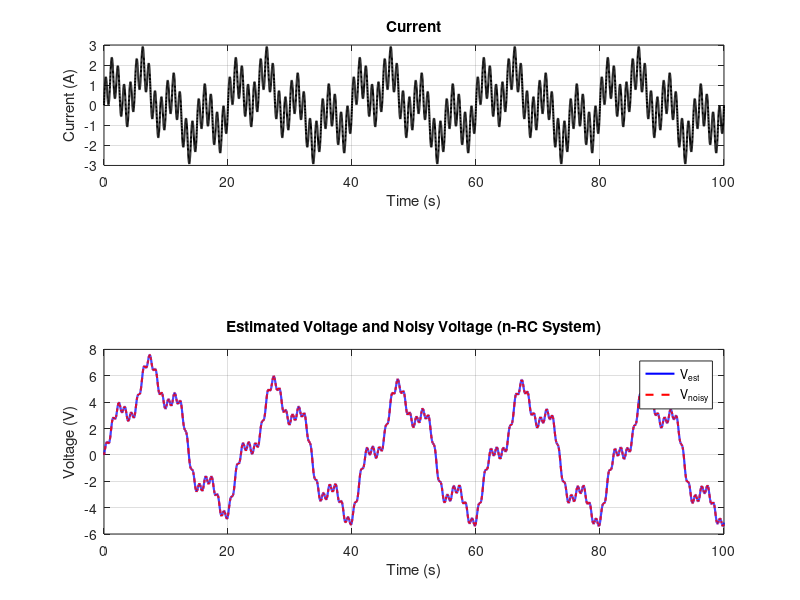
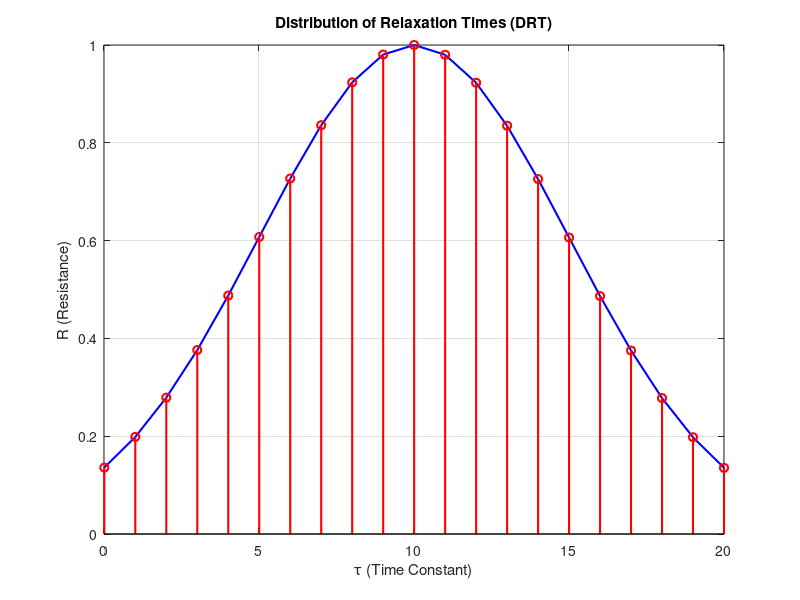

MATLAB code to generate these figures, in order:
clc; clear; close all;

%% Parameters
n = 21;  % Number of RC elements (extendable to any order)
t = 0:0.01:100;  % Time vector (discrete time)

% Synthetic current data (sum of sine waves)
A = 1; 
T1 = 1;
T2 = 5;
T3 = 20;
I1 = A * sin(2 * pi * t / T1);
I2 = A * sin(2 * pi * t / T2);
I3 = A * sin(2 * pi * t / T3);
ik = I1 + I2 + I3;  % Total current

% Parameters for the normal distribution of tau
mu = 10;
sigma = 5;
tau_discrete = linspace(0.01, 20, n);  % Discrete tau values for RC elements

% Use normpdf to directly calculate the R_discrete corresponding to tau_discrete
R_discrete = normpdf(tau_discrete, mu, sigma);

% Normalize R_discrete so that the maximum value is 1
R_discrete = R_discrete / max(R_discrete);  % Now the maximum value of R_discrete is 1

% Initialize voltage
V_est = zeros(1, length(t));  % Estimated voltage
R0 = 0.1;  % Internal resistance
OCV = 0;   % Open circuit voltage
V_RC = zeros(n, length(t));  % RC voltages for each element

%% Voltage calculation for each time step
for k = 1:length(t)
    if k < length(t)
        dt = t(k+1) - t(k);  % Calculate dynamic time step for each time
    else
        dt = t(k) - t(k-1);  % For the last step, use the previous dt
    end
    
    % Compute RC voltages for each RC element
    for i = 1:n
        if k == 1
            % First time step, initial V_RC calculation
            V_RC(i, k) = ik(k) * R_discrete(i) * (1 - exp(-dt / tau_discrete(i)));
        else
            % Subsequent time steps, accumulate V_RC
            V_RC(i, k) = exp(-dt / tau_discrete(i)) * V_RC(i, k-1) + ...
                         R_discrete(i) * (1 - exp(-dt / tau_discrete(i))) * ik(k);
        end
    end

    % Final voltage summation: OCV + R0 * I + sum(V_RC)
    V_est(k) = OCV + R0 * ik(k) + sum(V_RC(:, k));
end

%% Add noise to the voltage
noise_level = 0.01;
V_noisy = V_est + noise_level * randn(size(V_est));

%% Plot the results
figure;

% Subplot for current
subplot(3,1,1);
plot(t, ik, 'k-', 'LineWidth', 1.5);
xlabel('Time (s)');
ylabel('Current (A)');
title('Current');
grid on;

% Subplot for voltage
subplot(2,1,2);
plot(t, V_est, 'b-', 'LineWidth', 1.5); hold on;
plot(t, V_noisy, 'r--', 'LineWidth', 1.5);
xlabel('Time (s)');
ylabel('Voltage (V)');
legend('V_{est}', 'V_{noisy}');
title('Estimated Voltage and Noisy Voltage (n-RC System)');
grid on;

% Subplot for tau vs R (True DRT)
figure(2)

plot(tau_discrete, R_discrete, 'b-', 'LineWidth', 1.5);  % Smooth curve
hold on;
stem(tau_discrete, R_discrete, 'r', 'LineWidth', 1.5);  % Vertical lines
plot(tau_discrete, R_discrete, 'ro', 'LineWidth', 1.5);  % Points on the curve
xlabel('\tau (Time Constant)');
ylabel('R (Resistance)');
title('Distribution of Relaxation Times (DRT)');
grid on;

